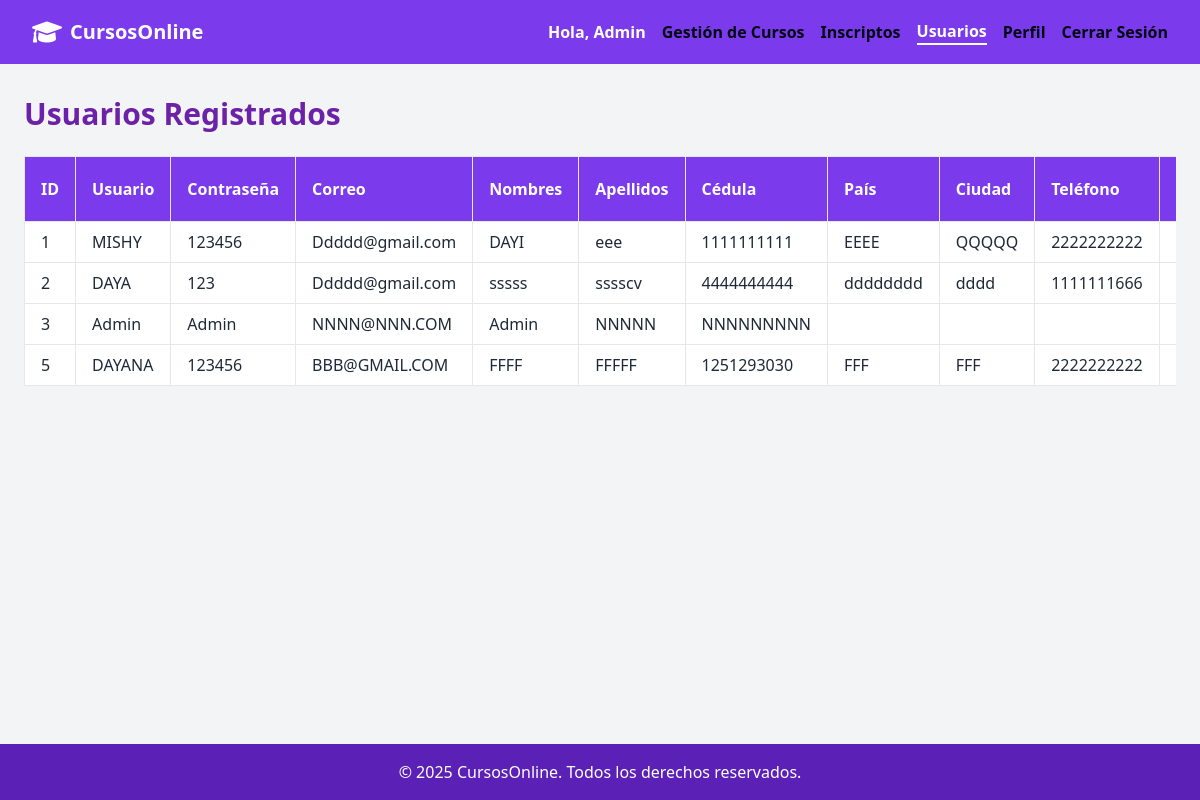
The app's page /usuarios.php (signed in) with its own data.
### tables this page shows
CREATE TABLE `usuarios` (
  `id_usuario` int(11) NOT NULL,
  `cedula` varchar(10) NOT NULL,
  `nombres` varchar(100) NOT NULL,
  `apellidos` varchar(100) NOT NULL,
  `pais` varchar(100) DEFAULT NULL,
  `ciudad` varchar(100) DEFAULT NULL,
  `telefono` varchar(10) DEFAULT NULL,
  `direccion` varchar(100) NOT NULL,
  `correo` varchar(50) NOT NULL,
  `usuario` varchar(100) NOT NULL,
  `contrasena` varchar(100) NOT NULL,
  `fecha_nacimiento` date DEFAULT NULL,
  `rol` enum('estudiante','admin') NOT NULL DEFAULT 'estudiante'
);

### usuarios.php (the view, shortened to what this page needs)
<?php
include 'includes/header.php';
include 'config/conexion.php';
$sql = "SELECT id_usuario, cedula, usuario, contrasena, correo, nombres, apellidos, pais, ciudad, telefono, direccion, fecha_nacimiento FROM usuarios";
$result = $conexion->query($sql);
$usuarios = [];
if ($result) {
    while ($row = $result->fetch_assoc()) {
        $usuarios[] = $row;
    }
}
?>
<body class="bg-gray-100 min-h-screen flex flex-col">
    <main class="flex-grow">
<div class="max-w-7xl mx-auto px-6 py-8">
    <h1 class="text-3xl font-bold mb-6 text-purple-800">Usuarios Registrados</h1>
    <?php if(count($usuarios) > 0): ?>
        <div class="overflow-x-auto">
            <table class="min-w-full bg-white border border-gray-300 rounded">
                <thead>
                    <tr class="bg-violet-600 text-white text-left">
                        <th class="py-2 px-4 border">ID</th>
                        <th class="py-2 px-4 border">Usuario</th>
                        <th class="py-2 px-4 border">Contraseña</th>
                        <th class="py-2 px-4 border">Correo</th>
                        <th class="py-2 px-4 border">Nombres</th>
                        <th class="py-2 px-4 border">Apellidos</th>
                        <th class="py-2 px-4 border">Cédula</th>
                        <th class="py-2 px-4 border">País</th>
                        <th class="py-2 px-4 border">Ciudad</th>
                        <th class="py-2 px-4 border">Teléfono</th>
                        <th class="py-2 px-4 border">Dirección</th>
                    </tr>
                </thead>
                <tbody>
                    <?php foreach($usuarios as $usuario): ?>
                        <tr class="border-b hover:bg-gray-100">
                            <td class="py-2 px-4 border"><?= $usuario['id_usuario'] ?></td>
                            <td class="py-2 px-4 border"><?= htmlspecialchars($usuario['usuario']) ?></td>
                            <td class="py-2 px-4 border"><?= htmlspecialchars($usuario['contrasena']) ?></td>
                            <td class="py-2 px-4 border"><?= htmlspecialchars($usuario['correo']) ?></td>
                            <td class="py-2 px-4 border"><?= htmlspecialchars($usuario['nombres']) ?></td>
                            <td class="py-2 px-4 border"><?= htmlspecialchars($usuario['apellidos']) ?></td>
                            <td class="py-2 px-4 border"><?= htmlspecialchars($usuario['cedula']) ?></td>
                            <td class="py-2 px-4 border"><?= htmlspecialchars($usuario['pais']) ?></td>
                            <td class="py-2 px-4 border"><?= htmlspecialchars($usuario['ciudad']) ?></td>
                            <td class="py-2 px-4 border"><?= htmlspecialchars($usuario['telefono']) ?></td>
                            <td class="py-2 px-4 border"><?= htmlspecialchars($usuario['direccion']) ?></td>
                        </tr>
                    <?php endforeach; ?>
                </tbody>
            </table>
        </div>
    <?php else: ?>
        <p>No hay usuarios registrados aún.</p>
    <?php endif; ?>
</div>
    </main>
    <?php include 'includes/footer.php'; ?>
</body>
</html>

### records on screen
usuarios: id_usuario "1", usuario "MISHY", contrasena "123456", correo "Ddddd@gmail.com", nombres "DAYI", apellidos "eee", cedula "1111111111", pais "EEEE", ciudad "QQQQQ", telefono "2222222222"
usuarios: id_usuario "2", usuario "DAYA", contrasena "123", correo "Ddddd@gmail.com", nombres "sssss", apellidos "sssscv", cedula "4444444444", pais "dddddddd", ciudad "dddd", telefono "1111111666"
usuarios: id_usuario "3", usuario "Admin", contrasena "Admin", correo "NNNN@NNN.COM", nombres "Admin", apellidos "NNNNN", cedula "NNNNNNNNN"
usuarios: id_usuario "5", usuario "DAYANA", contrasena "123456", correo "BBB@GMAIL.COM", nombres "FFFF", apellidos "FFFFF", cedula "1251293030", pais "FFF", ciudad "FFF", telefono "2222222222"

### other values on screen
$_SESSION['usuario'] "Admin"
